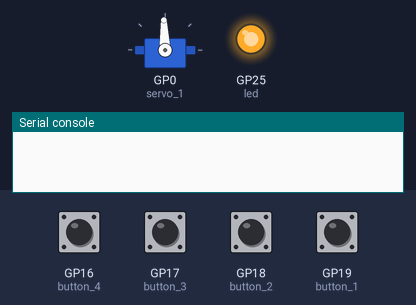
Bench run of a program on a simulated Raspberry Pi Pico running MicroPython. Shown: servo, output pins drawn as LEDs (lit = HIGH), the last lines printed to the serial console. The test bench sets the inputs (shaded band); at power-on: GP16 (button_4), GP17 (button_3), GP18 (button_2), GP19 (button_1) LOW. Servo angles are drawn from the pulse width (0.5 ms = 0°, 2.5 ms = 180°).

Above: at 1.2 s.
1.3 s: GP18 (button_2) pulled HIGH for 1 s
At 3.0 s:
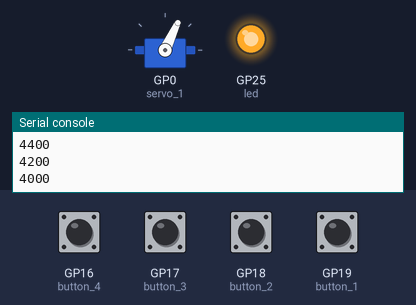
3.8 s: GP18 (button_2) pulled HIGH for 0.25 s
At 4.4 s:
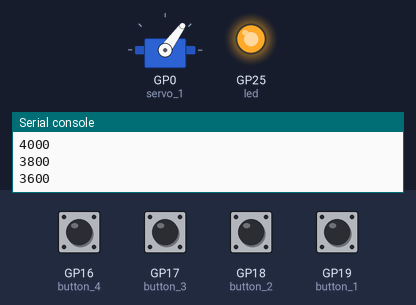
5.5 s: GP18 (button_2) pulled HIGH for 1 s
At 7.5 s:
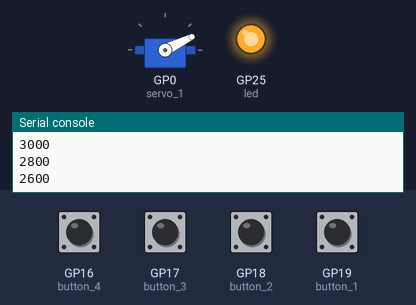
8.0 s: GP18 (button_2) pulled HIGH for 0.25 s
At 8.9 s:
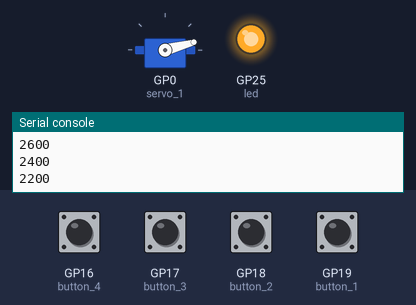
9.7 s: GP19 (button_1) pulled HIGH for 0.25 s
At 10.1 s:
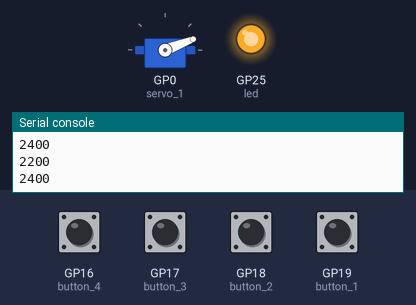
11.4 s: GP19 (button_1) pulled HIGH for 1 s
At 13.2 s:
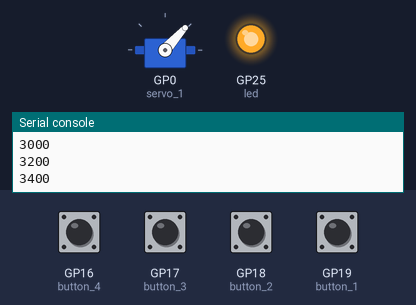
Timing chart, 0 to 14.7 s (numbered marks = the images above; inputs shaded):
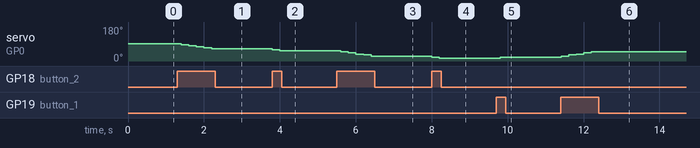

Measured:
- after the input at 1.3 s, servo on GP0 (servo_1): moves from 92° to 65° over 0.80 s, starting after 0.10 s
- after the input at 3.8 s, servo on GP0 (servo_1): 65° → 59° at once, → 54° 0.20 s later
- after the input at 5.5 s, servo on GP0 (servo_1): moves from 54° to 26° over 0.80 s, starting after 0.10 s
- after the input at 8.0 s, servo on GP0 (servo_1): 26° → 21° at once, → 15° 0.20 s later
- after the input at 9.7 s, servo on GP0 (servo_1): 15° → 21° after 0.11 s
- after the input at 11.4 s, servo on GP0 (servo_1): moves from 21° to 48° over 0.80 s, starting at once

The program:

servo_pwm_button_2.py
```python
from machine import Pin, PWM
import time

# pinとうろく
led = Pin(25, Pin.OUT)

servo_1 = PWM(Pin(0))
servo_2 = PWM(Pin(1))

button_1 = Pin(19, Pin.IN, Pin.PULL_DOWN)
button_2 = Pin(18, Pin.IN, Pin.PULL_DOWN)
button_3 = Pin(17, Pin.IN, Pin.PULL_DOWN)
button_4 = Pin(16, Pin.IN, Pin.PULL_DOWN)

# 1秒間に50回切り替える
servo_1.freq(50)

# max_duty_u16 = 65025
# _0 = 1500
# _45 = 3300
# _90 = 5000
# _135 = 6800
# _180 = 8500

deg_1 = 5000
deg_2 = 5000
val = 200

led.value(1)
while True:
    if button_1.value() == True:
        deg_1 += val
        print(deg_1)
    elif button_2.value() == True:
        deg_1 -= val
        print(deg_1)
    elif button_3.value() == True:
        deg_2 += val
        print(deg_2)
    elif button_4.value() == True:
        deg_2 -= val
        print(deg_2)
    servo_1.duty_u16(deg_1)
    servo_2.duty_u16(deg_2)
    time.sleep(0.2)
```
